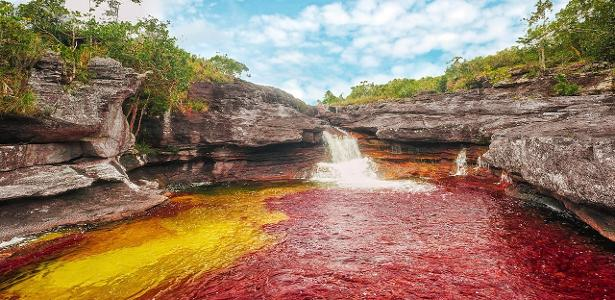
#> input picture implementacao/rio.png, 615 x 300 px
$ python canais-de-cor.py
#> lines starting #> are read from the running program, lines starting #| are printed output that depends on the picture
import matplotlib.pyplot as plt
from matplotlib.colors import LinearSegmentedColormap


# create colormaps
nbeans = 100
red_cmap = LinearSegmentedColormap.from_list("red_cmap", [(0,0,0), (1,0,0)], N=nbeans)
green_cmap = LinearSegmentedColormap.from_list("green_cmap", [(0,0,0), (0,1,0)], N=nbeans)
blue_cmap = LinearSegmentedColormap.from_list("blue_cmap", [(0,0,0), (0,0,1)], N=nbeans)

img = plt.imread("rio.png")
#> img is the input picture: shape (300, 615, 3) float32; mean R, G, B 0.582, 0.477, 0.39
fig = plt.imshow(img)
fig.axes.get_xaxis().set_visible(False)
fig.axes.get_yaxis().set_visible(False)
plt.show()

# Red
fig = plt.imshow(img[:,:,0])
fig.set_cmap(red_cmap)
fig.axes.get_xaxis().set_visible(False)
fig.axes.get_yaxis().set_visible(False)
plt.show()
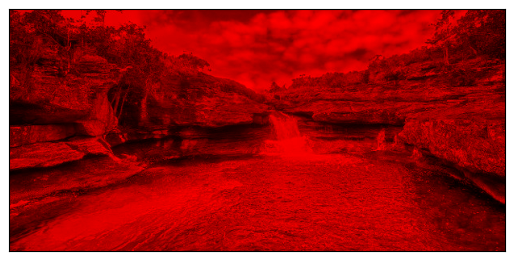
#> figure drawn by matplotlib, 1 panel

# Green
fig = plt.imshow(img[:,:,1])
fig.set_cmap(green_cmap)
fig.axes.get_xaxis().set_visible(False)
fig.axes.get_yaxis().set_visible(False)
plt.show()
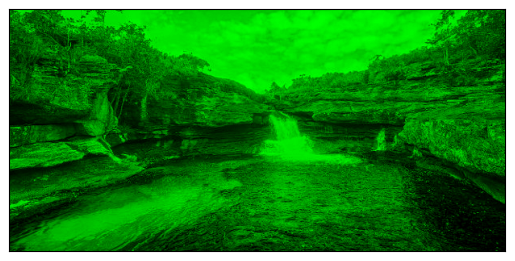
#> figure drawn by matplotlib, 1 panel

# Blue
fig = plt.imshow(img[:,:,2])
fig.set_cmap(blue_cmap)
fig.axes.get_xaxis().set_visible(False)
fig.axes.get_yaxis().set_visible(False)
plt.show()
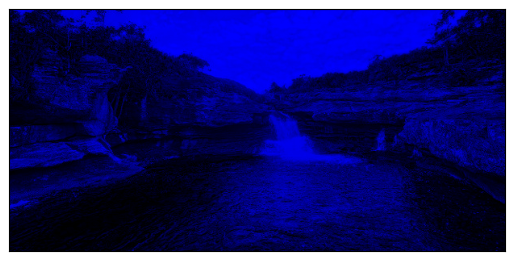
#> figure drawn by matplotlib, 1 panel
